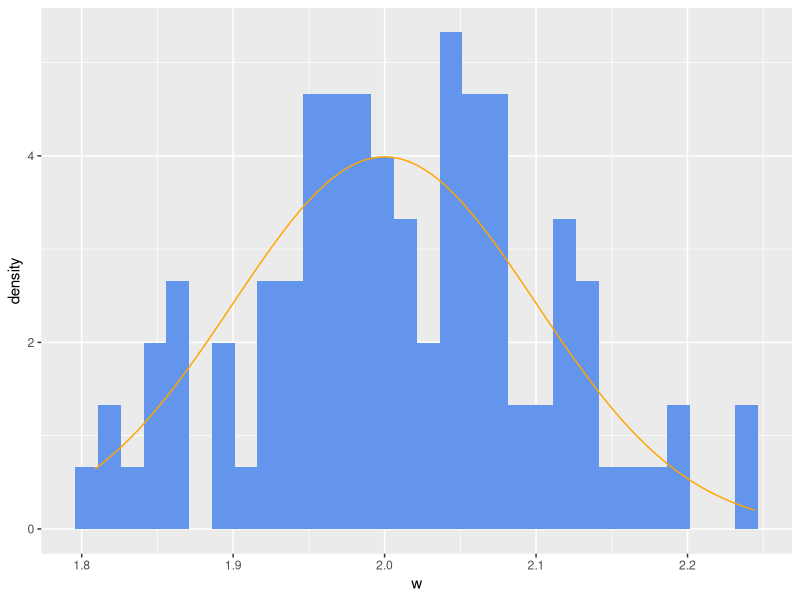
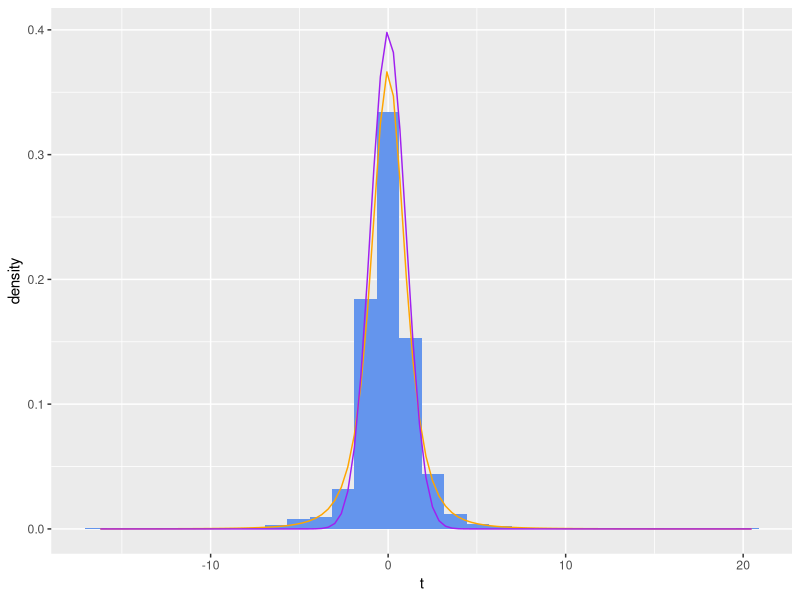
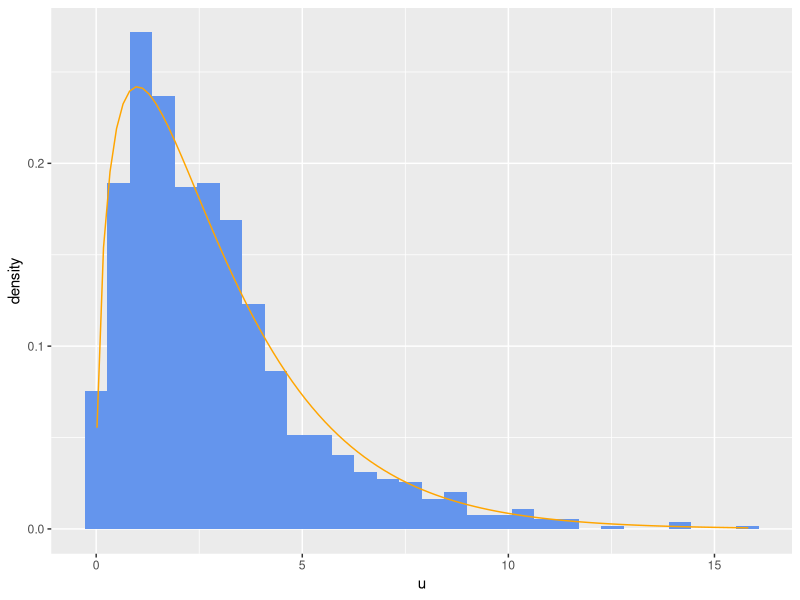
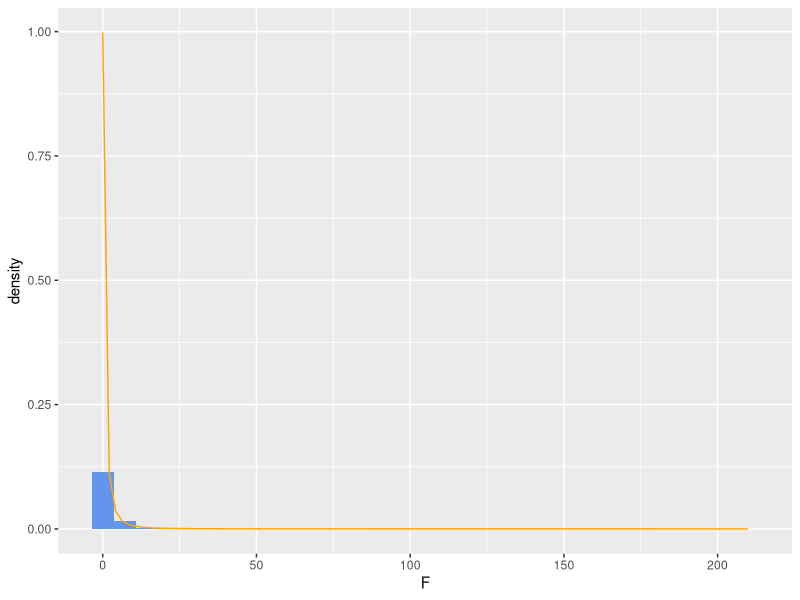

The R source for these figures, in order:
## ---- chunk 1
knitr::opts_chunk$set(echo = TRUE)
## ---- chunk 2
library(dplyr)
library(ggplot2)
## ---- chunk 3
# Step 1: set a seed for random number generation
set.seed(77926)
# Step 2: generate 100 random samples from a Normal(0, 1) distribution, save in a data frame
sample_data <- data.frame(
  x = rnorm(n = 100, mean = 0, sd = 1)
)
# Step 3: add a second variable to the data frame obtained by transforming x.
# We can see the result of this by looking at the data frame with the View() function
sample_data <- sample_data %>%
  mutate(
    w = x * 0.1 + 2
  )
View(sample_data)
# Step 4: make a "density" histogram, overlaid with the pdf of the transformed normal distribution
ggplot(data = sample_data, mapping = aes(x = w)) +
  geom_histogram(mapping = aes(y = ..density..), fill = "cornflowerblue") +
  stat_function(fun = dnorm, args = list(mean = 2, sd = 0.1), color = "orange")
# Step 5: evaluate the pdf and cdf at a single point, w = 2
dnorm(2, mean = 2, sd = 0.1)
pnorm(2, mean = 2, sd = 0.1)
## ---- chunk 4
set.seed(77926)
sample_data <- data.frame(
  x1 = rnorm(n = 1000, mean = 0, sd = 1),
  x2 = rnorm(n = 1000, mean = 0, sd = 1),
  x3 = rnorm(n = 1000, mean = 0, sd = 1),
  x4 = rnorm(n = 1000, mean = 0, sd = 1),
  x5 = rnorm(n = 1000, mean = 0, sd = 1)
)
## ---- chunk 5
sample_data <- sample_data %>%
  mutate(
    u = x1^2 + x2^2 + x3^2
  )
## ---- chunk 6
sample_data <- sample_data %>%
  mutate(
    v = x4^2 + x5^2
  )
## ---- chunk 7
sample_data <- sample_data %>%
  mutate(
    t = x4 / sqrt(u/3)
  )
## ---- chunk 8
sample_data <- sample_data %>%
  mutate(
    F = (v/2) / (u/3)
  )
## ---- chunk 9
View(sample_data) # results display in RStudio, but not when knitting
dim(sample_data)
## ---- chunk 10
ggplot(data = sample_data, mapping = aes(x = t)) +
  geom_histogram(mapping = aes(y = ..density..), fill = "cornflowerblue") +
  stat_function(fun = dt, args = list(df = 3), color = "orange") +
  stat_function(fun = dnorm, args = list(mean = 0, sd = 1), color = "purple")
## ---- chunk 11
1 - pt(2, df = 3)
1 - pnorm(2, mean = 0, sd = 1)
## ---- chunk 12
ggplot(data = sample_data, mapping = aes(x = u)) +
  geom_histogram(mapping = aes(y = ..density..), fill = "cornflowerblue") +
  stat_function(fun = dchisq, args = list(df = 3), color = "orange")
ggplot(data = sample_data, mapping = aes(x = F)) +
  geom_histogram(mapping = aes(y = ..density..), fill = "cornflowerblue") +
  stat_function(fun = df, args = list(df1 = 2, df2 = 3), color = "orange")
